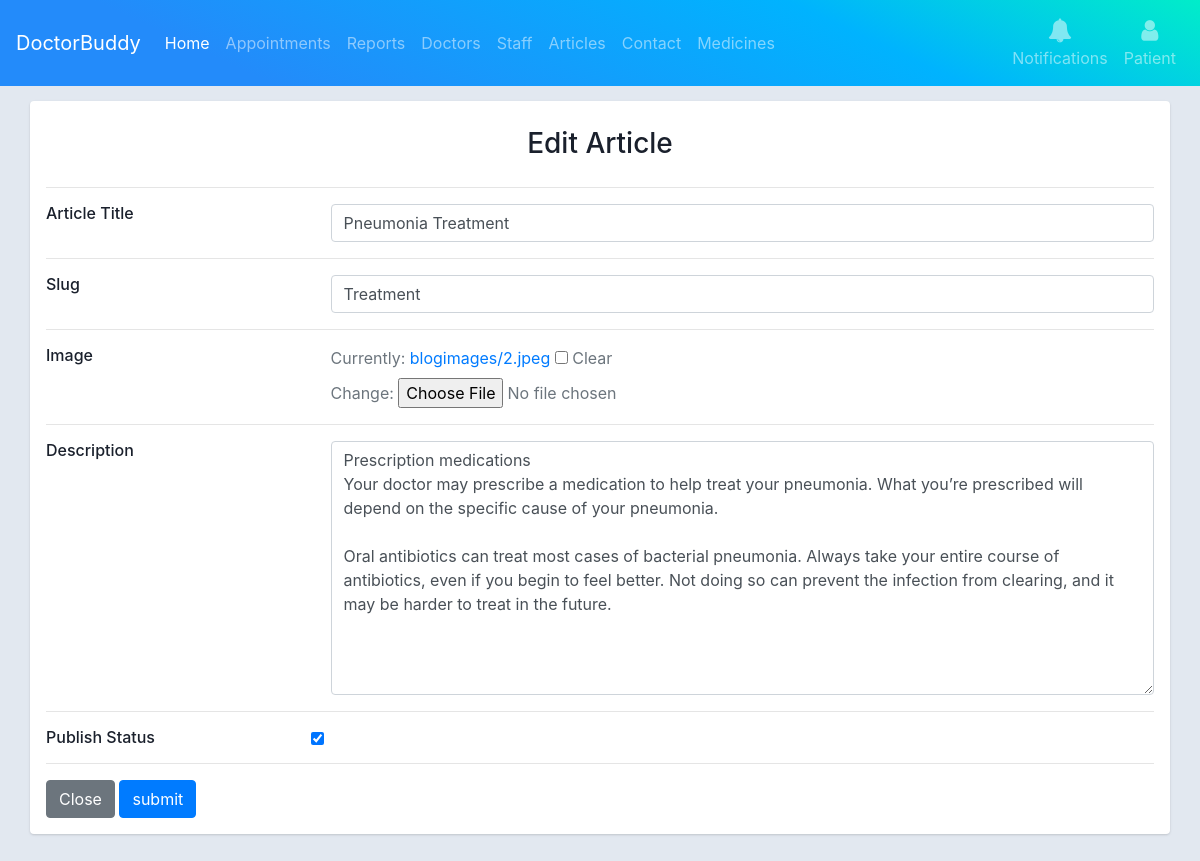
The page /articles/2/edit (signed in) on the database its author committed.
### mainapp/models.py (models this page shows, shortened)
class Blogs(models.Model):
    blog_title = models.CharField(verbose_name='Title', max_length=255)
    blog_slug = models.SlugField(verbose_name='Slug', max_length=255)
    blog_desc = models.TextField(verbose_name='Description', max_length=20000)
    blog_pubdate = models.DateTimeField(verbose_name='Published Date & Time', default=datetime.now, blank=True,
                                        null=True)
    blog_publish = models.BooleanField(verbose_name="Publish Status")
    blog_img = models.ImageField(verbose_name='Image', upload_to='blogimages/', blank=True, null=True)
    class Meta:
        verbose_name_plural = 'Articles'
        verbose_name = "Articles"

### mainapp/views.py (the view, shortened to what this page needs)
# urls.py: path('articles/<int:earid>/edit', views.edit_article, name='edit-articles'),
def edit_article(request, earid):
    objnotify = allnotification(request)
    blog = Blogs.objects.get(id=earid)
    form = EditArticleForm(instance=blog)
    context = {'form': form, 'blogobj': blog, 'objnotify': objnotify}
    return render(request, 'article/edit_article.html', context)

### mainapp/forms.py (shortened to what this page needs)
class EditArticleForm(forms.ModelForm):
    class Meta:
        model = Blogs
        fields = ['blog_title', 'blog_slug', 'blog_desc', 'blog_publish', 'blog_img']
        widgets = {
            "blog_title": TextInput(
                attrs={
                    "class": "form-control"
                }),
            "blog_slug": TextInput(
                attrs={
                    "class": "form-control"
                }),
            "blog_desc": Textarea(
                attrs={
                    "class": "form-control"
                }),
            "blog_publish": CheckboxInput(
                attrs={
                    "class": "form-check-input"
                }),
        }

### templates/article/edit_article.html (shortened to what this page needs)
{% extends "base.html" %}
{%block maincontent%}
<div class="container-fluid">
    <div class="main-body">
        <div class="row gutters-sm">
            <div class="col">
                <div class="card mb-3">
                    <div class="card-body">
                        <h3 style="text-align: center; padding: 10px;">Edit Article</h3>
                        <hr>
                        <form method="POST" enctype="multipart/form-data">
                            <div class="row">
                                <div class="col-sm-3">
                                    <h6 class="mb-0">Article Title</h6>
                                </div>
                                <div class="col-sm-9 text-secondary">
                                    {{form.blog_title}}
                                </div>
                            </div>
                            <hr>
                            <div class="row">
                                <div class="col-sm-3">
                                    <h6 class="mb-0">Slug</h6>
                                </div>
                                <div class="col-sm-9 text-secondary">
                                    {{form.blog_slug}}
                                </div>
                            </div>
                            <hr>
                            <div class="row">
                                <div class="col-sm-3">
                                    <h6 class="mb-0">Image</h6>
                                </div>
                                <div class="col-sm-9 text-secondary">
                                    {{form.blog_img}}
                                </div>
                            </div>
                            <hr>
                            <div class="row">
                                <div class="col-sm-3">
                                    <h6 class="mb-0">Description</h6>
                                </div>
                                <div class="col-sm-9 text-secondary">
                                    {{form.blog_desc}}
                                </div>
                            </div>
                            <hr>
                            <div class="row">
                                <div class="col-sm-3">
                                    <h6 class="mb-0">Publish Status</h6>
                                </div>
                                <div class="col-sm-9 text-secondary">
                                    {{form.blog_publish}}
                                </div>
                            </div>
                            <hr>
                            <div class="row">
                                <div class="col-sm-12 text-secondary">
                                    <a href="{{ request.META.HTTP_REFERER }}" class="btn btn-secondary">Close</a>
                                    <input type="submit" name="submit" value="submit" class="btn btn-primary">
                                </div>
                            </div>
                        </form>
                    </div>
                </div>
            </div>
        </div>
    </div>
</div>
{%endblock%}

### templates/article/edit_article.html (style rules this page uses)
body { color: #1a202c; text-align: left; background-color: #e2e8f0; }
.main-body { padding: 15px; }
.card { box-shadow: 0 1px 3px 0 rgba(0, 0, 0, .1), 0 1px 2px 0 rgba(0, 0, 0, .06); }
.card { position: relative; display: flex; flex-direction: column; min-width: 0; word-wrap: break-word; background-color: #fff; background-clip: border-box; border: 0 solid rgba(0, 0, 0, .125); border-radius: .25rem; }
.card-body { flex: 1 1 auto; min-height: 1px; padding: 1rem; }
.gutters-sm { margin-right: -8px; margin-left: -8px; }
.gutters-sm>.col, .gutters-sm>[class*=col-] { padding-right: 8px; padding-left: 8px; }
.mb-3, .my-3 { margin-bottom: 1rem !important; }

### rows shown on the page
Blogs: blog_title "Pneumonia Treatment", blog_slug "Treatment", blog_desc "Prescription medications Your doctor may prescribe a medication to help treat your pneumonia. What you’re prescribed will depend on the specific cause of your pneumonia. Oral antibiotics can treat most cases of bacterial pneumonia. Always take your entire course of antibiotics, even if you begin to feel better. Not doing so can prevent the infection from clearing, and it may be harder to treat in the future.", blog_publish "☑"
